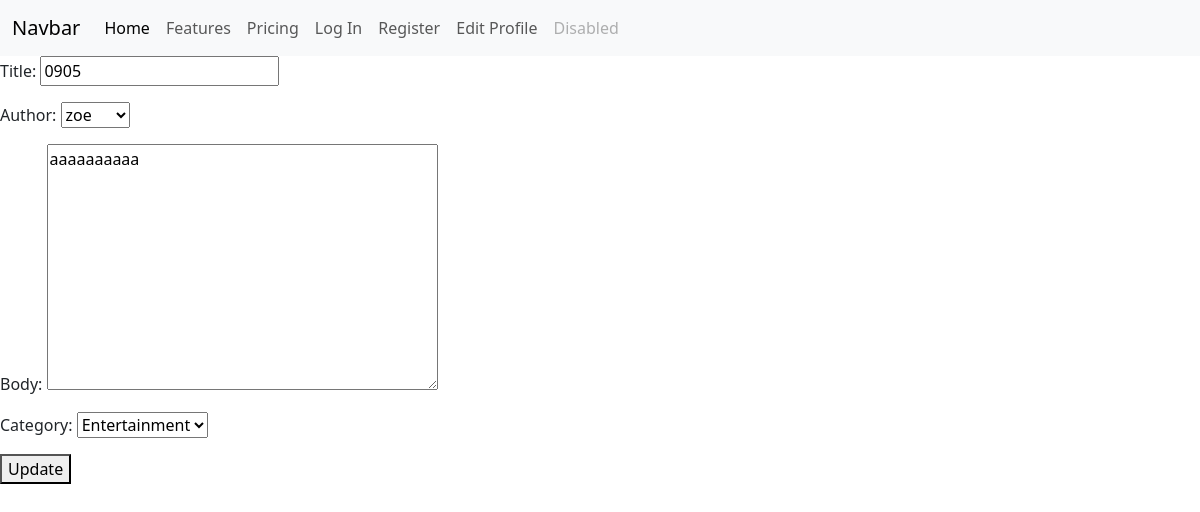
The page /post/update/3 on the database its author committed.
### blog/models.py (models this page shows, shortened)
class Post(models.Model):
    author = models.ForeignKey(User, null=True, blank=True, on_delete=models.CASCADE)
    body = models.TextField()
    category = models.ForeignKey(Category, on_delete=models.DO_NOTHING)
    likes = models.ManyToManyField(User, blank=True, null=True, related_name="post_likes")
    post_image = models.ImageField(blank=True, null=True)
    title = models.CharField(max_length=255)

### blog/views.py (the view)
# urls.py: path("post/update/<int:pk>", PostUpdateView.as_view(), name="update_post_view"),
class PostUpdateView(UpdateView):
    template_name = "update_post_view.html"
    model = Post
    form_class = PostForm

### blog/forms.py
class PostForm(forms.ModelForm):
    class Meta:
        model = Post
        fields = ('title', 'author', 'body', 'category')
        widgets = {
            'title': forms.TextInput(attrs={'class': 'form-control'}),
            'author': forms.Select(attrs={'class': 'form-control'}),
            'category': forms.Select(attrs={'class': 'form-control'}),
            'body': forms.Textarea(attrs={'class': 'form-control'}),
        },

### blog/models.py (called while the page is built)
    def __str__(self):
        return self.name

### blog/templates/update_post_view.html (shortened to what this page needs)
{% extends 'base.html' %}
{% block content %}
<form method="post">
{{ form.as_p }}
<button>Update</button>
</form>
{% endblock %}

### rows shown on the page
Post: title "0905", author "zoe", body "aaaaaaaaaa", category "Entertainment"
